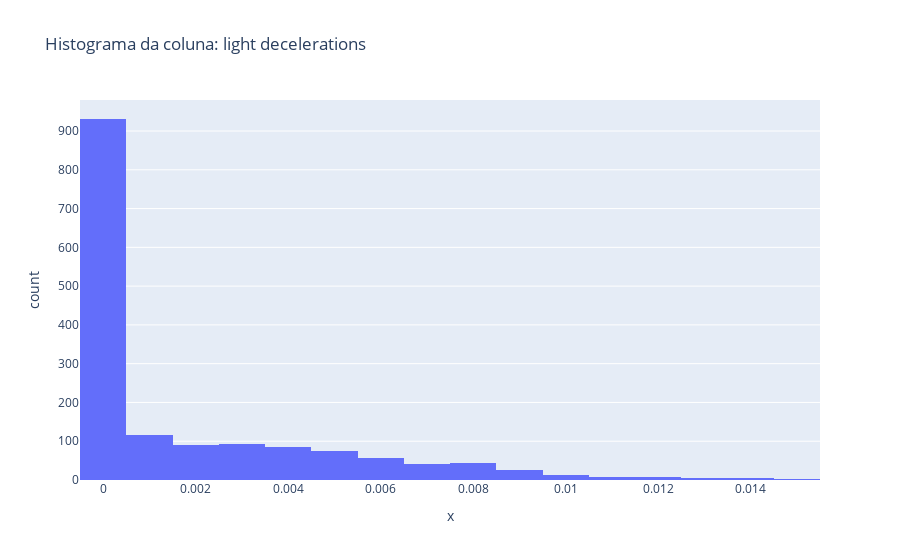

The notebook cell this image was saved under:
### Markdown cell above
A coluna acima não possui muitos outliers.

### Code cell
px.histogram(x = train_set['light_decelerations'], title  = 'Histograma da coluna: light decelerations')

### Figure 1 — Plotly figure (JSON) as saved in the notebook; plotly's stock layout.template omitted (floating-point values rounded to 4 significant figures; data arrays with more than 128 entries replaced by an {"elided": "..."} marker saying what was removed)
{"data": [{"alignmentgroup": "True", "bingroup": "x", "hovertemplate": "x=%{x}<br>count=%{y}<extra></extra>", "legendgroup": "", "marker": {"color": "#636efa"}, "name": "", "offsetgroup": "", "orientation": "v", "showlegend": false, "type": "histogram", "x": {"elided": "1594 float values"}, "xaxis": "x", "yaxis": "y"}], "layout": {"barmode": "relative", "legend": {"tracegroupgap": 0}, "title": {"text": "Histograma da coluna: light decelerations"}, "xaxis": {"anchor": "y", "domain": [0, 1], "title": {"text": "x"}}, "yaxis": {"anchor": "x", "domain": [0, 1], "title": {"text": "count"}}}}
